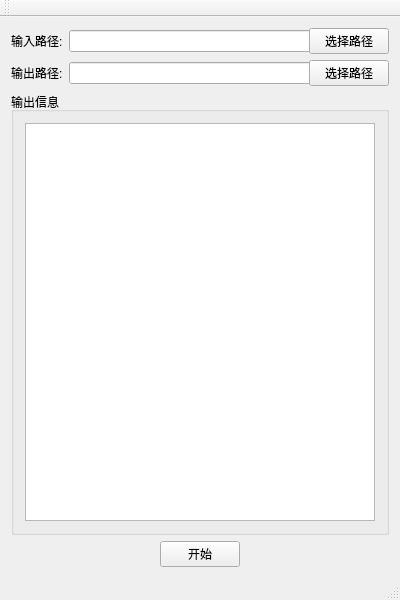
<?xml version="1.0" encoding="UTF-8"?>
<ui version="4.0">
 <class>MainWindow</class>
 <widget class="QMainWindow" name="MainWindow">
  <property name="geometry">
   <rect>
    <x>0</x>
    <y>0</y>
    <width>400</width>
    <height>600</height>
   </rect>
  </property>
  <property name="minimumSize">
   <size>
    <width>400</width>
    <height>600</height>
   </size>
  </property>
  <property name="maximumSize">
   <size>
    <width>400</width>
    <height>600</height>
   </size>
  </property>
  <property name="windowTitle">
   <string>XML转换器</string>
  </property>
  <widget class="QWidget" name="centralWidget">
   <layout class="QVBoxLayout" name="verticalLayout">
    <item>
     <layout class="QHBoxLayout" name="horizontalLayout_2">
      <item>
       <widget class="QLabel" name="label">
        <property name="text">
         <string>输入路径:</string>
        </property>
       </widget>
      </item>
      <item>
       <widget class="QLineEdit" name="lineEdit">
        <property name="minimumSize">
         <size>
          <width>280</width>
          <height>0</height>
         </size>
        </property>
        <property name="maximumSize">
         <size>
          <width>280</width>
          <height>16777215</height>
         </size>
        </property>
       </widget>
      </item>
      <item>
       <widget class="QPushButton" name="pushButton">
        <property name="text">
         <string>选择路径</string>
        </property>
       </widget>
      </item>
     </layout>
    </item>
    <item>
     <layout class="QHBoxLayout" name="horizontalLayout_4">
      <item>
       <widget class="QLabel" name="label_2">
        <property name="text">
         <string>输出路径:</string>
        </property>
       </widget>
      </item>
      <item>
       <widget class="QLineEdit" name="lineEdit_2">
        <property name="minimumSize">
         <size>
          <width>280</width>
          <height>0</height>
         </size>
        </property>
        <property name="maximumSize">
         <size>
          <width>280</width>
          <height>16777215</height>
         </size>
        </property>
       </widget>
      </item>
      <item>
       <widget class="QPushButton" name="pushButton_4">
        <property name="text">
         <string>选择路径</string>
        </property>
       </widget>
      </item>
     </layout>
    </item>
    <item>
     <widget class="QGroupBox" name="groupBox">
      <property name="minimumSize">
       <size>
        <width>0</width>
        <height>400</height>
       </size>
      </property>
      <property name="title">
       <string>输出信息</string>
      </property>
      <layout class="QHBoxLayout" name="horizontalLayout_3">
       <item>
        <widget class="QTextEdit" name="textEdit">
         <property name="readOnly">
          <bool>true</bool>
         </property>
        </widget>
       </item>
      </layout>
     </widget>
    </item>
    <item>
     <layout class="QHBoxLayout" name="horizontalLayout">
      <item>
       <spacer name="horizontalSpacer_2">
        <property name="orientation">
         <enum>Qt::Horizontal</enum>
        </property>
        <property name="sizeHint" stdset="0">
         <size>
          <width>40</width>
          <height>20</height>
         </size>
        </property>
       </spacer>
      </item>
      <item>
       <widget class="QPushButton" name="pushButton_2">
        <property name="text">
         <string>开始</string>
        </property>
       </widget>
      </item>
      <item>
       <spacer name="horizontalSpacer_3">
        <property name="orientation">
         <enum>Qt::Horizontal</enum>
        </property>
        <property name="sizeHint" stdset="0">
         <size>
          <width>40</width>
          <height>20</height>
         </size>
        </property>
       </spacer>
      </item>
     </layout>
    </item>
   </layout>
  </widget>
  <widget class="QToolBar" name="mainToolBar">
   <attribute name="toolBarArea">
    <enum>TopToolBarArea</enum>
   </attribute>
   <attribute name="toolBarBreak">
    <bool>false</bool>
   </attribute>
  </widget>
  <widget class="QStatusBar" name="statusBar"/>
 </widget>
 <layoutdefault spacing="6" margin="11"/>
 <resources/>
 <connections/>
</ui>
